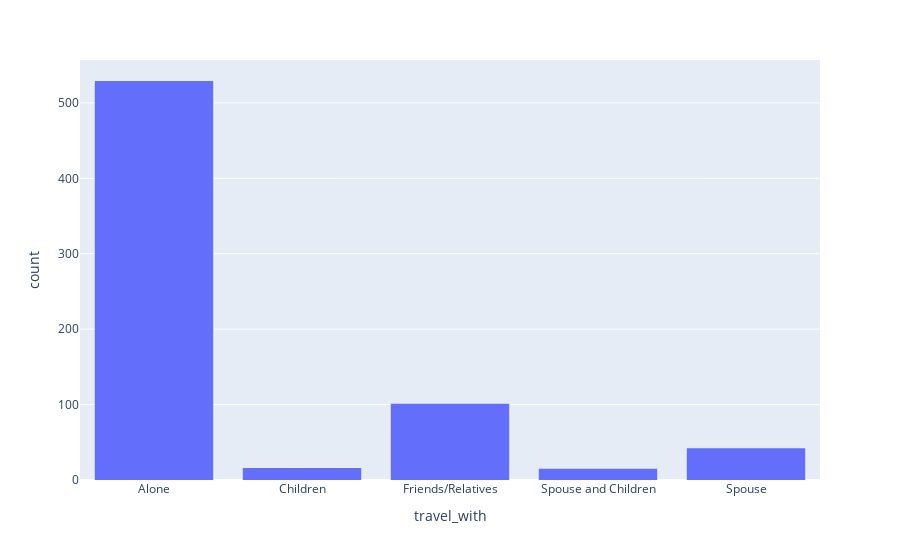

Notebook source saved alongside this figure:
### Code cell
px.histogram(df.loc[df.total_cost<=350000],x='travel_with')

### Figure 1 — Plotly figure (JSON) as saved in the notebook; plotly's stock layout.template omitted (floating-point values rounded to 4 significant figures; data arrays with more than 128 entries replaced by an {"elided": "..."} marker saying what was removed)
{"data": [{"alignmentgroup": "True", "bingroup": "x", "hovertemplate": "travel_with=%{x}<br>count=%{y}<extra></extra>", "legendgroup": "", "marker": {"color": "#636efa", "pattern": {"shape": ""}}, "name": "", "offsetgroup": "", "orientation": "v", "showlegend": false, "type": "histogram", "x": {"elided": "703 str values"}, "xaxis": "x", "yaxis": "y"}], "layout": {"barmode": "relative", "legend": {"tracegroupgap": 0}, "margin": {"t": 60}, "xaxis": {"anchor": "y", "domain": [0, 1], "title": {"text": "travel_with"}}, "yaxis": {"anchor": "x", "domain": [0, 1], "title": {"text": "count"}}}}
